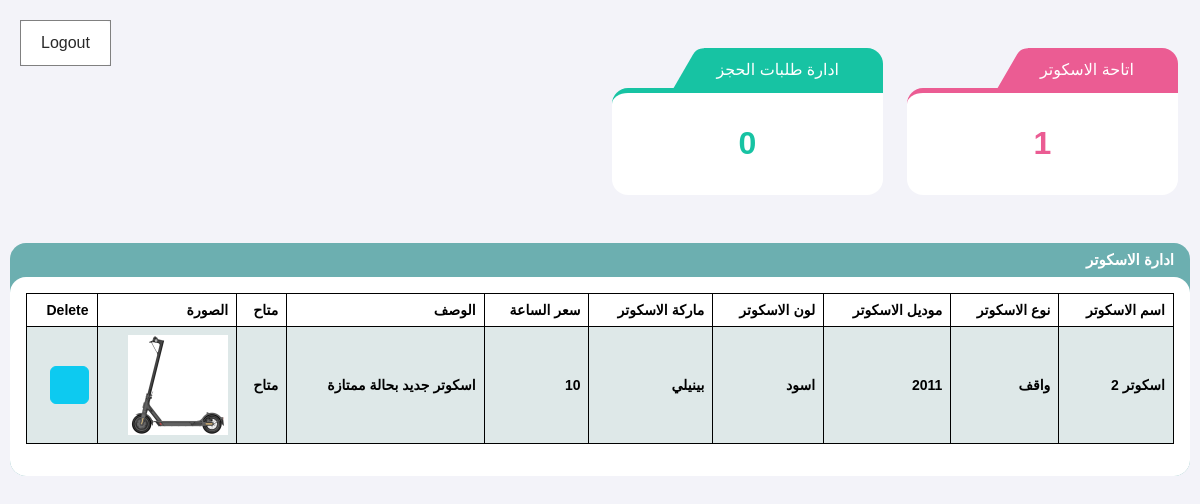
Before: /employee/index.php (signed in) with the older database file.
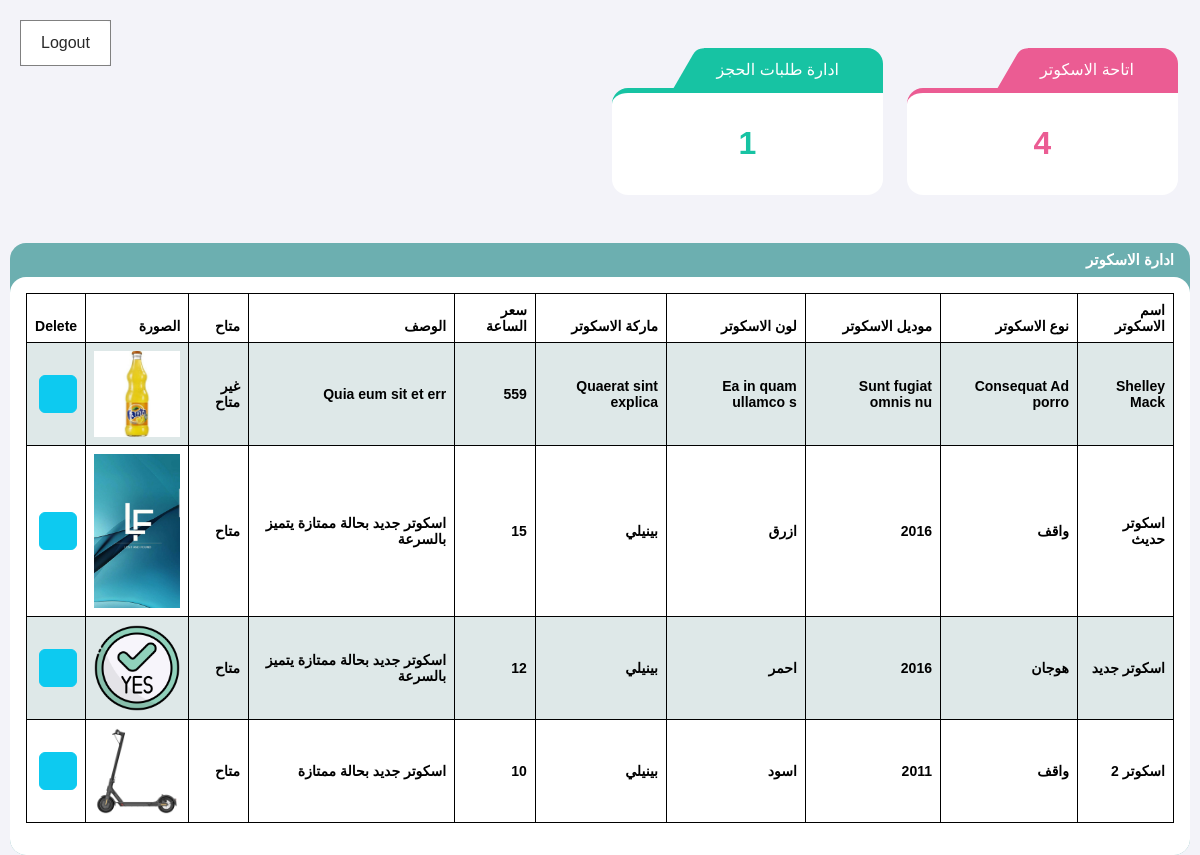
After: the same page with the newer database file.
### tables this page shows
CREATE TABLE `scooter` (
  `scooter_id` int(10) NOT NULL,
  `scooter_name` varchar(255) NOT NULL,
  `scooter_type` varchar(255) NOT NULL,
  `scooter_model` varchar(255) NOT NULL,
  `scooter_color` varchar(250) NOT NULL,
  `scooter_brand` varchar(255) NOT NULL,
  `scooter_image` varchar(255) NOT NULL,
  `price_per_hour` int(10) NOT NULL,
  `description` text NOT NULL,
  `availability` tinyint(1) NOT NULL DEFAULT 1
);

### helper.php (called while the page is built, shortened)
<?php
if (!function_exists('runQuery')) {
    function runQuery($query)
    {
        $servername = "localhost";
        $username = "root";
        $password = "";
        $database = "scooters";
        $conn = new mysqli($servername, $username, $password, $database);
        $conn->set_charset("utf8");
        return $conn->query($query);
    }
}

### employee/index.php (the view, shortened to what this page needs)
<?php
require('../helper.php');
$selectٍScootersSql = 'SELECT * FROM scooter order by scooter_id  DESC';
$selectScootersResult = runQuery($selectٍScootersSql);
?>
<!doctype html>
<html lang="ar" data-layout="vertical" data-topbar="light" data-sidebar="dark" data-sidebar-size="lg"
      data-sidebar-image="none">
<head>
    <?php
    include_once 'layout/assets/css.php';
    ?>
<body>
<div class="back">
    <a href="logout.php" class="btn"> Logout </a>
</div>
<content>
    <?php
    include_once 'layout/inc/counter.php';
    ?>
    <section class="tableSection">
        <div class="tableHead">
            <h6>ادارة الاسكوتر</h6>
        </div>
        <div class="tableDiv">
            <table id="table" class="table datatable table-bordered dt-responsive nowrap table-striped align-middle">
                <thead>
                <tr>
                    <th>اسم الاسكوتر</th>
                    <th>نوع الاسكوتر</th>
                    <th>موديل الاسكوتر</th>
                    <th>لون الاسكوتر</th>
					 <th>ماركة الاسكوتر</th>
					 <th>سعر الساعة</th>
					 <th>الوصف</th>
					 <th>متاح</th>
					 <th>الصورة</th>
                     <th>Delete</th>
                </tr>
                </thead>
			  <tbody>
                <?php
                if ($selectScootersResult->num_rows > 0) {
                    while ($row = $selectScootersResult->fetch_assoc()) {
                        ?>
                        <tr>
                            <th><?php echo $row['scooter_name'] ?></th>
                            <th><?php echo $row['scooter_type'] ?></th>
                            <th><?php echo $row['scooter_model'] ?></th>
							<th><?php echo $row['scooter_color'] ?></th>
                            <th><?php echo $row['scooter_brand'] ?></th>
							<th><?php echo $row['price_per_hour'] ?></th>
							<th><?php echo $row['description'] ?></th>
							<th>  <?php echo $row['availability']?'متاح':'غير متاح'?></th>
                            <th><img src="../<?php echo $row['scooter_image'] ?>" style="width: 100px;"></th>
                            <th>
                                <button class="btn btn-info" data-bs-toggle="modal"
                                        data-bs-target="#editModal<?php echo $row['scooter_id'] ?>"><i
                                            class="fa-light fa-edit"></i></button>
                            </th>
                        </tr>
                        <?php
                    }
                }
                ?>
                </tbody>
            </table>
        </div>
    </section>
</content>
</body>
</html>

### employee/layout/inc/counter.php (shortened to what this page needs)
<?php
$sqlAllscooters = "SELECT COUNT(scooter_id) AS countAllScooters FROM scooter";
$countAllScootersResult = runQuery($sqlAllscooters);
if ($countAllScootersResult->num_rows > 0) {
    $row = $countAllScootersResult->fetch_assoc();
    $sqlAllscooters = $row['countAllScooters'];
}
$sqlAllReservations = "SELECT COUNT(reservation_id ) AS countAllReservations FROM reservations";
$countAllReservationsResult = runQuery($sqlAllReservations);
$countAllReservations = 0;
if ($countAllReservationsResult->num_rows > 0) {
    $row = $countAllReservationsResult->fetch_assoc();
    $countAllReservations = $row['countAllReservations'];
}
?>
<section class="statisticsSection">
    <div class="row g-4">
        <a href="index.php" class="statistic col-sm-6 col-md-4 col-lg-3">
            <h5 class="top">
                <i class="fa-solid fa-motorcycle"></i>
                اتاحة الاسكوتر
            </h5>
            <div class="body">
                <h1 class="odometer"
                    data-count="<?php echo $sqlAllscooters; ?>"><?php echo $sqlAllscooters; ?></h1>
            </div>
        </a>
        <a href="reservation.php" class="statistic col-sm-6 col-md-4 col-lg-3">
            <h5 class="top">
                <i class='fas fa-user-tie' style='font-size:24px'></i>
                ادارة طلبات الحجز
            </h5>
            <div class="body">
                <h1 class="odometer" data-count="<?php echo $countAllReservations ?? 0; ?>"><?php echo $countAllReservations ?? 0; ?></h1>
            </div>
        </a>
    </div>
</section>

Changed rows visible on the page:
added scooter: scooter_name "Shelley Mack", scooter_type "Consequat Ad porro", scooter_model "Sunt fugiat omnis nu", scooter_color "Ea in quam ullamco s", scooter_brand "Quaerat sint explica", price_per_hour "559", description "Quia eum sit et err", availability "غير متاح", scooter_image (picture)
added scooter: scooter_name "اسكوتر حديث", scooter_type "واقف", scooter_model "2016", scooter_color "ازرق", scooter_brand "بينيلي", price_per_hour "15", description "اسكوتر جديد بحالة ممتازة يتميز بالسرعة", availability "متاح", scooter_image (picture)
added scooter: scooter_name "اسكوتر جديد", scooter_type "هوجان", scooter_model "2016", scooter_color "احمر", scooter_brand "بينيلي", price_per_hour "12", description "اسكوتر جديد بحالة ممتازة يتميز بالسرعة", availability "متاح", scooter_image (picture)
Other visible differences:
$sqlAllscooters: "1" → "4"
$countAllReservations: "0" → "1"
